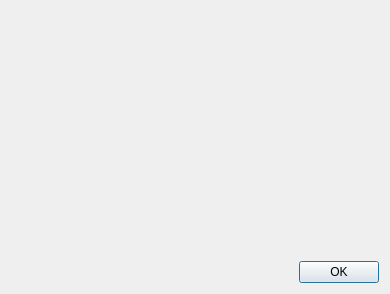
<?xml version="1.0" encoding="UTF-8"?>
<ui version="4.0">
 <class>DialogAbout</class>
 <widget class="QDialog" name="DialogAbout">
  <property name="geometry">
   <rect>
    <x>0</x>
    <y>0</y>
    <width>390</width>
    <height>294</height>
   </rect>
  </property>
  <property name="windowTitle">
   <string>About FRDS</string>
  </property>
  <property name="autoFillBackground">
   <bool>true</bool>
  </property>
  <property name="modal">
   <bool>true</bool>
  </property>
  <layout class="QGridLayout" name="gridLayout">
   <item row="1" column="0">
    <widget class="QDialogButtonBox" name="buttonBox">
     <property name="orientation">
      <enum>Qt::Horizontal</enum>
     </property>
     <property name="standardButtons">
      <set>QDialogButtonBox::Ok</set>
     </property>
    </widget>
   </item>
   <item row="0" column="0">
    <widget class="QTextBrowser" name="textBrowser">
     <property name="autoFillBackground">
      <bool>false</bool>
     </property>
     <property name="styleSheet">
      <string notr="true">background-color:transparent</string>
     </property>
     <property name="frameShape">
      <enum>QFrame::NoFrame</enum>
     </property>
     <property name="frameShadow">
      <enum>QFrame::Plain</enum>
     </property>
     <property name="lineWidth">
      <number>0</number>
     </property>
     <property name="autoFormatting">
      <set>QTextEdit::AutoBulletList</set>
     </property>
     <property name="markdown">
      <string/>
     </property>
     <property name="html">
      <string>&lt;!DOCTYPE HTML PUBLIC &quot;-//W3C//DTD HTML 4.0//EN&quot; &quot;http://www.w3.org/TR/REC-html40/strict.dtd&quot;&gt;
&lt;html&gt;&lt;head&gt;&lt;meta name=&quot;qrichtext&quot; content=&quot;1&quot; /&gt;&lt;style type=&quot;text/css&quot;&gt;
p, li { white-space: pre-wrap; }
&lt;/style&gt;&lt;/head&gt;&lt;body style=&quot; font-family:'.AppleSystemUIFont'; font-size:13pt; font-weight:400; font-style:normal;&quot;&gt;
&lt;h1 style=&quot;-qt-paragraph-type:empty; margin-top:0px; margin-bottom:0px; margin-left:0px; margin-right:0px; -qt-block-indent:0; text-indent:0px; font-size:xx-large; font-weight:600;&quot;&gt;&lt;br /&gt;&lt;/h1&gt;&lt;/body&gt;&lt;/html&gt;</string>
     </property>
     <property name="openExternalLinks">
      <bool>true</bool>
     </property>
    </widget>
   </item>
  </layout>
 </widget>
 <resources/>
 <connections>
  <connection>
   <sender>buttonBox</sender>
   <signal>accepted()</signal>
   <receiver>DialogAbout</receiver>
   <slot>accept()</slot>
   <hints>
    <hint type="sourcelabel">
     <x>248</x>
     <y>254</y>
    </hint>
    <hint type="destinationlabel">
     <x>157</x>
     <y>274</y>
    </hint>
   </hints>
  </connection>
 </connections>
</ui>
